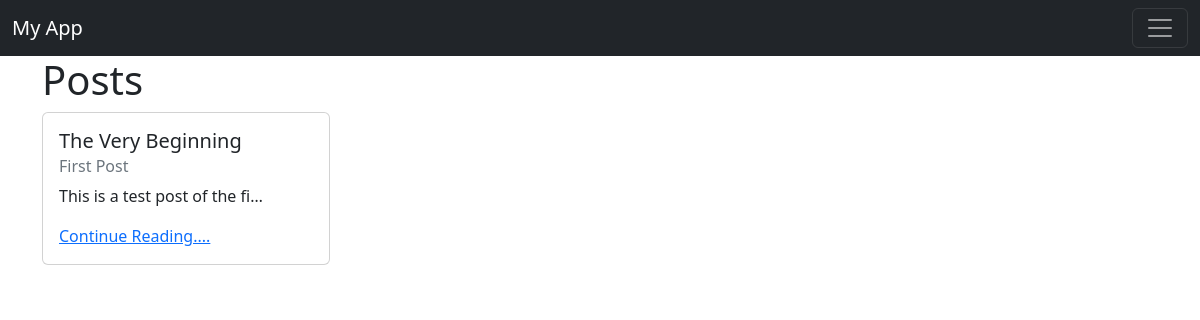
The app's page /posts/, older data.
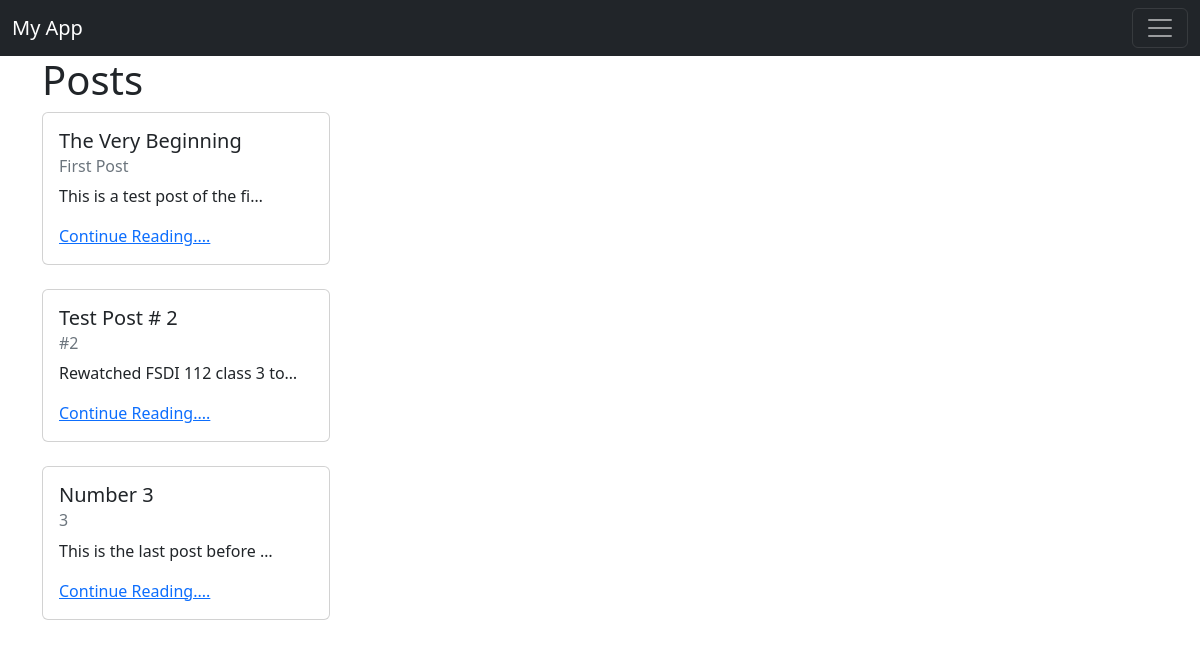
The same page, newer data.
### posts/models.py (models this page shows, shortened)
class Post(models.Model):
    title = models.CharField(max_length=256)
    subtitle = models.CharField(max_length=256)
    body = models.TextField()
    created_on = models.DateTimeField(auto_now_add=True)
    author = models.ForeignKey(
        get_user_model(),
        on_delete=models.CASCADE
    )

### posts/views.py (the view)
# urls.py: path("", PostListView.as_view(), name= "post_list"),
class PostListView(ListView):
    template_name = "posts/list.html"
    model= Post

### templates/posts/list.html (shortened to what this page needs)
{% extends 'base.html' %}
{% block content %}
<h1>Posts</h1>
{% for post in post_list %}
    <div class="card" style="width: 18rem;">
        <div class="card-body">
            <h5 class="card-title">{{ post.title }}</h5>
            <h6 class="card-subtitle mb-2 text-muted">{{ post.subtitle }}</h6>
            <p class="card-text">{{ post.body|truncatechars:30 }}</p>
            <a href="{% url 'post_detail' post.id %}" class="card-link">Continue Reading....</a>
        </div>
    </div>
<br />
{% endfor %}
{% endblock content%}

### templates/base.html (shortened to what this page needs)
{% load static %}
<!DOCTYPE html>
<html lang="en">
<head>
    <link
        href="https://cdn.jsdelivr.net/npm/bootstrap@5.2.0/dist/css/bootstrap.min.css"
        rel="stylesheet"
>
</head>
<body>
    <nav class="navbar navbar-dark bg-dark">
        <div class="container-fluid">
            <a class="navbar-brand" href="{% url 'home' %}">My App</a>
            <button class="navbar-toggler" type="button" data-bs-toggle="collapse" data-bs-target="#navbarNav" aria-controls="navbarNav" aria-expanded="false" aria-label="Toggle navigation">
                <span class="navbar-toggler-icon"></span>
            </button>
        </div>
    </nav>
    <div class="container">
        {% block content %}
        {% endblock content %}
    </div>
</body>
</html>

Row changes from the older to the newer data that the page shows:
added Post: title "Test Post # 2", subtitle "#2", body "Rewatched FSDI 112 class 3 to…"
added Post: title "Number 3", subtitle "3", body "This is the last post before …"
